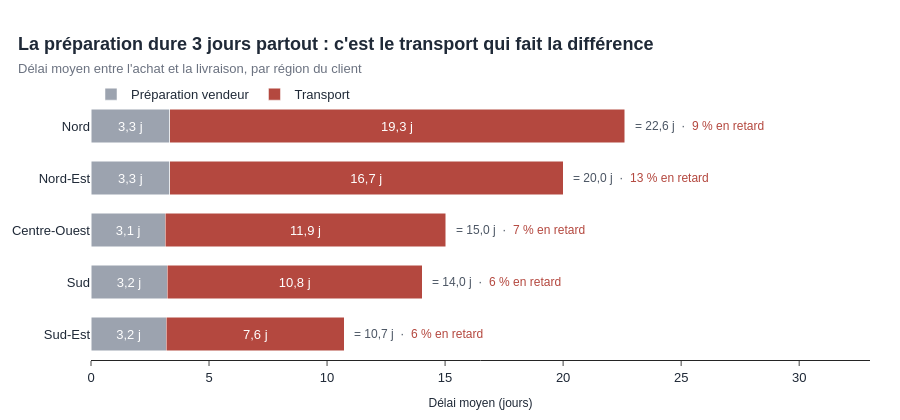

The cell this chart's notebook holds for it:
### Code cell
# Q5 : préparation (vendeur) ou transport ? Délai moyen par région du client
par_region = routes.groupby("region_client").agg(
    preparation=("delai_preparation_j", "mean"),
    transport=("delai_transport_j", "mean"),
    taux_retard=("en_retard", "mean"),
    commandes=("order_id", "size"))
par_region["taux_retard"] = par_region["taux_retard"] * 100
par_region = par_region.sort_values("transport")            # la région la plus lente en haut

fig = go.Figure()
fig.add_trace(go.Bar(y=par_region.index, x=par_region["preparation"], orientation="h",
                     name="Préparation vendeur", marker_color=GRIS,
                     text=[f"{fr(v)} j" for v in par_region["preparation"]], textposition="inside",
                     insidetextanchor="middle", textfont=dict(color="white"),
                     hovertemplate="%{y}<br>Préparation : %{x:.1f} j<extra></extra>"))
fig.add_trace(go.Bar(y=par_region.index, x=par_region["transport"], orientation="h",
                     name="Transport", marker_color=ROUGE,
                     text=[f"{fr(v)} j" for v in par_region["transport"]], textposition="inside",
                     insidetextanchor="middle", textfont=dict(color="white"),
                     hovertemplate="%{y}<br>Transport : %{x:.1f} j<extra></extra>"))

# Au bout de chaque barre : délai total et taux de retard
for region, ligne in par_region.iterrows():
    total = ligne["preparation"] + ligne["transport"]
    fig.add_annotation(x=total, y=region, xshift=8, xanchor="left", showarrow=False,
                       font=dict(size=12, color=GRIS_FONCE),
                       text=f"= {fr(total)} j  ·  <span style='color:{ROUGE}'>{fr(ligne['taux_retard'], 0)} % en retard</span>")

fig.update_layout(barmode="stack", bargap=0.35)
fig.update_xaxes(title=dict(text="Délai moyen (jours)", font=dict(size=12)), range=[0, 33])
fig.update_yaxes(showline=False, ticks="", tickfont=dict(size=13))
mise_en_forme(fig, "La préparation dure 3 jours partout : c'est le transport qui fait la différence",
              "Délai moyen entre l'achat et la livraison, par région du client", hauteur=420)
fig.update_layout(showlegend=True, legend=dict(orientation="h", x=0, y=1.08, title=None, traceorder="normal"))
fig.show()

### Figure 1 — Plotly figure (JSON) as saved in the notebook; plotly's stock layout.template omitted (floating-point values rounded to 4 significant figures)
{"data": [{"hovertemplate": "%{y}<br>Préparation : %{x:.1f} j<extra></extra>", "insidetextanchor": "middle", "marker": {"color": "#9CA3AF"}, "name": "Préparation vendeur", "orientation": "h", "text": ["3,2 j", "3,2 j", "3,1 j", "3,3 j", "3,3 j"], "textfont": {"color": "white"}, "textposition": "inside", "type": "bar", "x": [3.184, 3.222, 3.148, 3.332, 3.329], "y": ["Sud-Est", "Sud", "Centre-Ouest", "Nord-Est", "Nord"]}, {"hovertemplate": "%{y}<br>Transport : %{x:.1f} j<extra></extra>", "insidetextanchor": "middle", "marker": {"color": "#B4483F"}, "name": "Transport", "orientation": "h", "text": ["7,6 j", "10,8 j", "11,9 j", "16,7 j", "19,3 j"], "textfont": {"color": "white"}, "textposition": "inside", "type": "bar", "x": [7.553, 10.82, 11.88, 16.66, 19.27], "y": ["Sud-Est", "Sud", "Centre-Ouest", "Nord-Est", "Nord"]}], "layout": {"annotations": [{"font": {"color": "#4B5563", "size": 12}, "showarrow": false, "text": "= 10,7 j  ·  <span style='color:#B4483F'>6 % en retard</span>", "x": 10.74, "xanchor": "left", "xshift": 8, "y": "Sud-Est"}, {"font": {"color": "#4B5563", "size": 12}, "showarrow": false, "text": "= 14,0 j  ·  <span style='color:#B4483F'>6 % en retard</span>", "x": 14.04, "xanchor": "left", "xshift": 8, "y": "Sud"}, {"font": {"color": "#4B5563", "size": 12}, "showarrow": false, "text": "= 15,0 j  ·  <span style='color:#B4483F'>7 % en retard</span>", "x": 15.03, "xanchor": "left", "xshift": 8, "y": "Centre-Ouest"}, {"font": {"color": "#4B5563", "size": 12}, "showarrow": false, "text": "= 20,0 j  ·  <span style='color:#B4483F'>13 % en retard</span>", "x": 20.0, "xanchor": "left", "xshift": 8, "y": "Nord-Est"}, {"font": {"color": "#4B5563", "size": 12}, "showarrow": false, "text": "= 22,6 j  ·  <span style='color:#B4483F'>9 % en retard</span>", "x": 22.6, "xanchor": "left", "xshift": 8, "y": "Nord"}], "bargap": 0.35, "barmode": "stack", "font": {"color": "#1F2937", "family": "Arial", "size": 13}, "height": 420, "legend": {"orientation": "h", "title": {}, "traceorder": "normal", "x": 0, "y": 1.08}, "margin": {"b": 50, "l": 60, "r": 30, "t": 100}, "separators": ", ", "showlegend": true, "title": {"font": {"size": 18}, "text": "<b>La préparation dure 3 jours partout : c'est le transport qui fait la différence</b><br><span style='font-size:13px;color:#6B7280'>Délai moyen entre l'achat et la livraison, par région du client</span>", "x": 0.02, "xanchor": "left"}, "width": 900, "xaxis": {"range": [0, 33], "title": {"font": {"size": 12}, "text": "Délai moyen (jours)"}}, "yaxis": {"showline": false, "tickfont": {"size": 13}, "ticks": ""}}}
